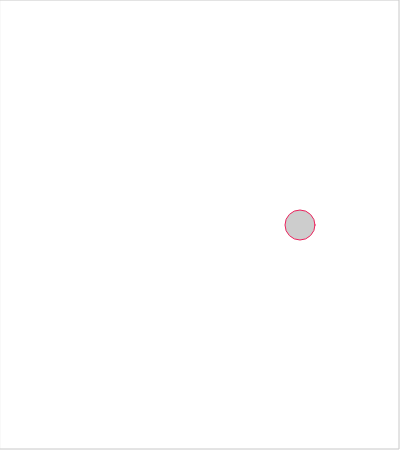
Frame 1 (no input)
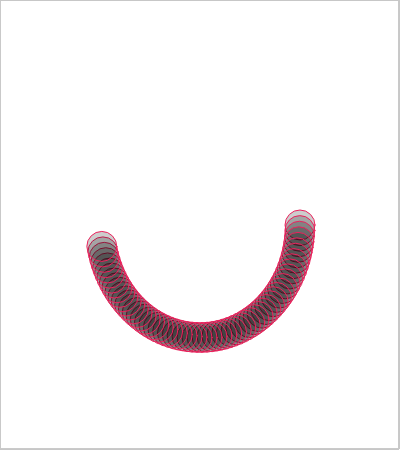
Frame 60 (no input)
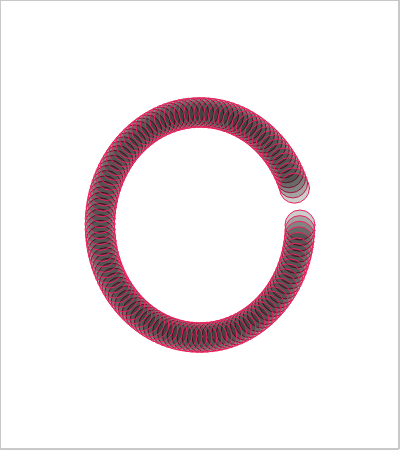
Frame 120 (the mouse pressed at the canvas centre since frame 60)

The p5.js sketch that drew these frames (run headless with seeded random() and noise() and a simulated clock; from frame 60 on, the mouse is pressed at the canvas centre):

// p5.js sketch
// ── sketch.js
var angleVel=0.05; //sets how fast we are going around the circles
var angle=0; //angle variable

function setup(){
  createCanvas(400,450);
  background(255);
  smooth();
}

function draw(){
  stroke(200);
  noFill(0);
  rect(0,0,399,449); //edge rectangle

  fill(0);
  //generate x and y of each ellipse.
  var x = map(cos(angle), -1,1,width/4,3*width/4); //map cos(a) to the range width/4 -> 3*width/4
  var y = map(sin(angle), -1,1,height/4,3*height/4); //map sin(a) to the range height/4 -> 3*height/4
  strokeWeight(1);
  stroke(237,34,93);
  fill(0,50);
  ellipse(x,y,30,30); //draw the ball at each value of x
  angle = angle+ angleVel; //increase the angle by the angular velocity (this will change the y for each ball)
}
